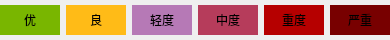
       <widget class="QWidget" name="widget_8" native="true">
        <property name="minimumSize">
         <size>
          <width>0</width>
          <height>40</height>
         </size>
        </property>
        <property name="maximumSize">
         <size>
          <width>16777215</width>
          <height>40</height>
         </size>
        </property>
        <layout class="QGridLayout" name="gridLayout_3">
         <property name="leftMargin">
          <number>0</number>
         </property>
         <property name="topMargin">
          <number>0</number>
         </property>
         <property name="rightMargin">
          <number>0</number>
         </property>
         <property name="bottomMargin">
          <number>0</number>
         </property>
         <property name="verticalSpacing">
          <number>0</number>
         </property>
         <item row="0" column="0">
          <widget class="QLabel" name="lbAqi0">
           <property name="sizePolicy">
            <sizepolicy hsizetype="Fixed" vsizetype="Fixed">
             <horstretch>0</horstretch>
             <verstretch>0</verstretch>
            </sizepolicy>
           </property>
           <property name="minimumSize">
            <size>
             <width>60</width>
             <height>30</height>
            </size>
           </property>
           <property name="maximumSize">
            <size>
             <width>60</width>
             <height>30</height>
            </size>
           </property>
           <property name="styleSheet">
            <string notr="true">background-color: rgb(121, 182, 0);</string>
           </property>
           <property name="text">
            <string>优</string>
           </property>
           <property name="alignment">
            <set>Qt::AlignCenter</set>
           </property>
          </widget>
         </item>
         <item row="0" column="2">
          <widget class="QLabel" name="lbAqi2">
           <property name="sizePolicy">
            <sizepolicy hsizetype="Fixed" vsizetype="Fixed">
             <horstretch>0</horstretch>
             <verstretch>0</verstretch>
            </sizepolicy>
           </property>
           <property name="minimumSize">
            <size>
             <width>60</width>
             <height>30</height>
            </size>
           </property>
           <property name="maximumSize">
            <size>
             <width>60</width>
             <height>30</height>
            </size>
           </property>
           <property name="styleSheet">
            <string notr="true">background-color: rgb(182, 121, 182);</string>
           </property>
           <property name="text">
            <string>轻度</string>
           </property>
           <property name="alignment">
            <set>Qt::AlignCenter</set>
           </property>
          </widget>
         </item>
         <item row="0" column="3">
          <widget class="QLabel" name="lbAqi3">
           <property name="sizePolicy">
            <sizepolicy hsizetype="Fixed" vsizetype="Fixed">
             <horstretch>0</horstretch>
             <verstretch>0</verstretch>
            </sizepolicy>
           </property>
           <property name="minimumSize">
            <size>
             <width>60</width>
             <height>30</height>
            </size>
           </property>
           <property name="maximumSize">
            <size>
             <width>60</width>
             <height>30</height>
            </size>
           </property>
           <property name="styleSheet">
            <string notr="true">background-color: rgb(182, 60, 91);</string>
           </property>
           <property name="text">
            <string>中度</string>
           </property>
           <property name="alignment">
            <set>Qt::AlignCenter</set>
           </property>
          </widget>
         </item>
         <item row="0" column="1">
          <widget class="QLabel" name="lbAqi1">
           <property name="sizePolicy">
            <sizepolicy hsizetype="Fixed" vsizetype="Fixed">
             <horstretch>0</horstretch>
             <verstretch>0</verstretch>
            </sizepolicy>
           </property>
           <property name="minimumSize">
            <size>
             <width>60</width>
             <height>30</height>
            </size>
           </property>
           <property name="maximumSize">
            <size>
             <width>60</width>
             <height>30</height>
            </size>
           </property>
           <property name="styleSheet">
            <string notr="true">background-color: rgb(255, 187, 23);</string>
           </property>
           <property name="text">
            <string>良</string>
           </property>
           <property name="alignment">
            <set>Qt::AlignCenter</set>
           </property>
          </widget>
         </item>
         <item row="0" column="4">
          <widget class="QLabel" name="lbAqi4">
           <property name="sizePolicy">
            <sizepolicy hsizetype="Fixed" vsizetype="Fixed">
             <horstretch>0</horstretch>
             <verstretch>0</verstretch>
            </sizepolicy>
           </property>
           <property name="minimumSize">
            <size>
             <width>60</width>
             <height>30</height>
            </size>
           </property>
           <property name="maximumSize">
            <size>
             <width>60</width>
             <height>30</height>
            </size>
           </property>
           <property name="styleSheet">
            <string notr="true">background-color: rgb(182, 0, 0);</string>
           </property>
           <property name="text">
            <string>重度</string>
           </property>
           <property name="alignment">
            <set>Qt::AlignCenter</set>
           </property>
          </widget>
         </item>
         <item row="0" column="5">
          <widget class="QLabel" name="lbAqi5">
           <property name="sizePolicy">
            <sizepolicy hsizetype="Fixed" vsizetype="Fixed">
             <horstretch>0</horstretch>
             <verstretch>0</verstretch>
            </sizepolicy>
           </property>
           <property name="minimumSize">
            <size>
             <width>60</width>
             <height>30</height>
            </size>
           </property>
           <property name="maximumSize">
            <size>
             <width>60</width>
             <height>30</height>
            </size>
           </property>
           <property name="styleSheet">
            <string notr="true">background-color: rgb(120, 0, 0);</string>
           </property>
           <property name="text">
            <string>严重</string>
           </property>
           <property name="alignment">
            <set>Qt::AlignCenter</set>
           </property>
          </widget>
         </item>
        </layout>
       </widget>
